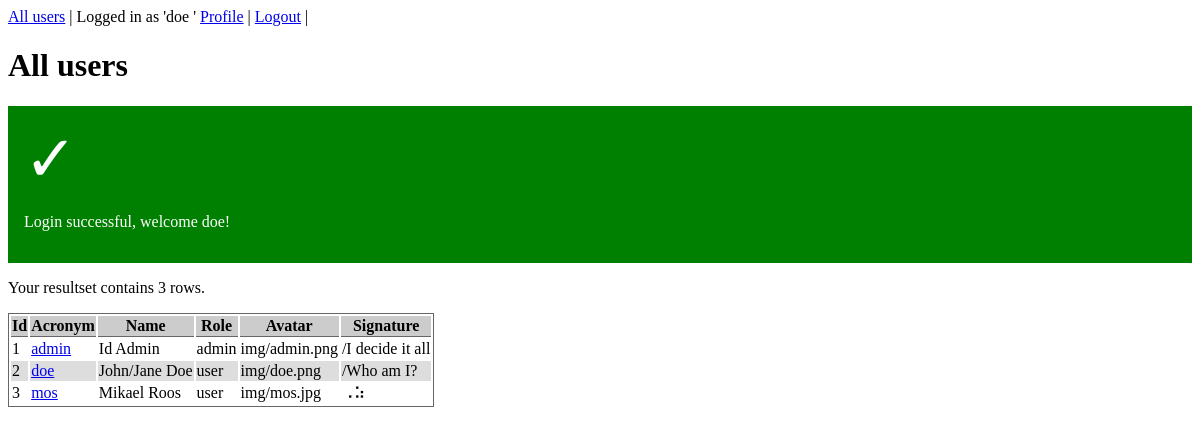
The page /users.php (signed in) on the database its author committed.
### tables this page shows
CREATE TABLE user (
    acronym TEXT PRIMARY KEY,
    name TEXT,
    password TEXT,
    role TEXT,
    avatar TEXT,
    signature TEXT
);

### users.php (called while the page is built, shortened)
<?php
require "view/header.php";
$dsn = "sqlite:db/user.sqlite";
$db = connectToDatabase($dsn);
$sql = <<<EOD
SELECT
    rowid,
    acronym,
    name,
    role,
    avatar,
    signature
FROM user
;
EOD;
$stmt = $db->prepare($sql);
$stmt->execute();
$res = $stmt->fetchAll();
require "view/users.php";

### src/functions.php (called while the page is built, shortened)
<?php
function getFlashMessage(): string
{
    $flashMessage = $_SESSION["flash-message"] ?? "";
    return $flashMessage;
}

### view/users.php (the view, shortened to what this page needs)
?><h1>All users</h1>
<?= getFlashMessage() ?>
<p>Your resultset contains <?= count($res) ?> rows.</p>
<table>
    <tr>
        <th>Id</th>
        <th>Acronym</th>
        <th>Name</th>
        <th>Role</th>
        <th>Avatar</th>
        <th>Signature</th>
    </tr>
<?php foreach ($res as $row) :
    $userEncoded = urlencode($row['acronym']);
    $urlToProfile = "profile.php?user=" . htmlentities($userEncoded);
    ?>
    <tr>
        <td><?= htmlentities($row['rowid']) ?></td>
        <td>
            <a href="<?= $urlToProfile ?>"><?= htmlentities($row['acronym']) ?></a>
        </td>
        <td><?= htmlentities($row['name'] ?? "") ?></td>
        <td><?= htmlentities($row['role']) ?></td>
        <td><?= htmlentities($row['avatar'] ?? "") ?></td>
        <td><?= htmlentities($row['signature'] ?? "") ?></td>
    </tr>
<?php endforeach ?>

### css/flash.css (style rules this page uses)
.success { background-color: green; color: #fff; }
.success::before { content: "✓ "; font-size: 4rem; }
.success, .warning { padding: 1em; }

### css/table.css (style rules this page uses)
table { border: 1px solid #666; }
th { border-bottom: 1px solid #666; background-color: #ccc; }
tr:nth-child(odd) { background-color: #ddd; }

### rows shown on the page
user: rowid "1", acronym "admin", name "Id Admin", role "admin", avatar "img/admin.png", signature "/I decide it all"
user: rowid "2", acronym "doe", name "John/Jane Doe", role "user", avatar "img/doe.png", signature "/Who am I?"
user: rowid "3", acronym "mos", name "Mikael Roos", role "user", avatar "img/mos.jpg", signature "⠠⠵"

### other values the page prints
$user "doe"
getFlashMessage() "Login successful, welcome doe!"
count($res) "3"
